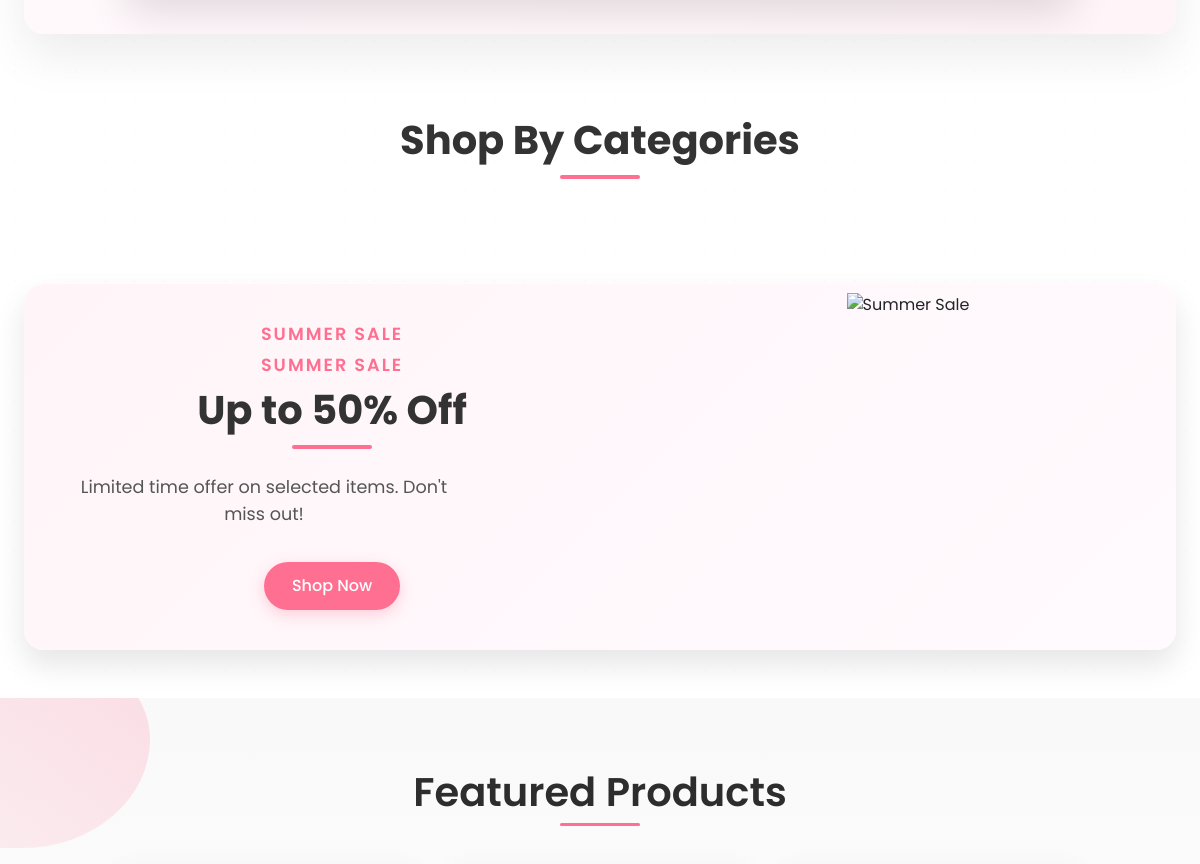
Before: /home/ (middle part) with the older database file.
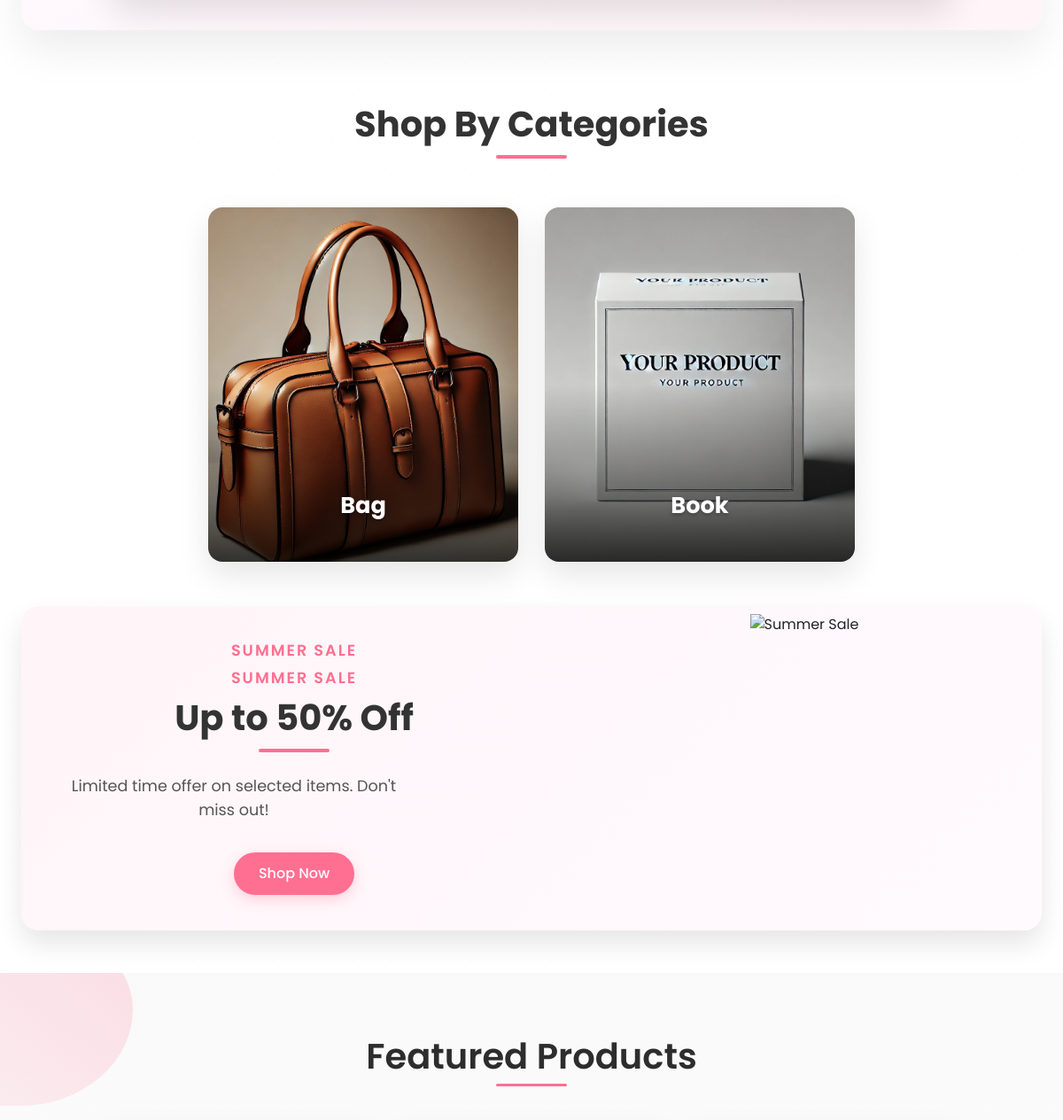
After: the same page with the newer database file.
### iwm/models.py (models this page shows, shortened)
class Category(models.Model):
    name = models.CharField(max_length=255)
    slug = models.SlugField(unique=True, blank=True)
    image = models.ImageField(upload_to='category_images/', blank=True, null=True)
    class Meta:
        verbose_name_plural = "Categories"

### iwm/views.py (the view)
# urls.py: 2. Add a URL to urlpatterns:  path('', views.home, name='home')
def home(request):
    return render(request, 'home.html', {'categories': Category.objects.all()})

### iwm/templates/home.html (shortened to what this page needs)
{% extends 'base.html' %}
{% load static %}
{% block head %}
<link rel="stylesheet" href="{% static 'css/index.css' %}">
<link href="https://cdn.jsdelivr.net/npm/bootstrap@5.3.0-alpha1/dist/css/bootstrap.min.css" rel="stylesheet">
{% endblock head %}
{% block content %}
    <div class="hero">
    </div>
    <div class="categories">
        <h2>Shop By Categories</h2>
        <div class="cont">
            {% for category in categories %}
            <div class="category-item">
                <img src="{{ category.image.url }}" alt="{{ category.name }}">
                <h3>{{ category.name }}</h3>
            </div>
            {% endfor %}
        </div>
        <div class="promo-banner">
            <div class="promo-content">
                <div class="promo-text">
                    <h3>SUMMER SALE</h3>
                    <h3>SUMMER SALE</h3>
                    <h2>Up to 50% Off</h2>
                    <p>Limited time offer on selected items. Don't miss out!</p>
                    <a href="{% url 'shop' %}" class="btn-shop-now">Shop Now</a>
                </div>
                <div class="promo-image">
                    <img src="https://images.unsplash.com/photo-1567401893414-76b7b1e5a7a5?w=600&auto=format&fit=crop&q=80" alt="Summer Sale">
                </div>
            </div>
        </div>
    </div>
    <div class="featured-products">
        <h2>Featured Products</h2>
    </div>
{% endblock %}

Changed rows visible on the page:
added Category: image (picture), name "Bag"
added Category: image (picture), name "Book"
